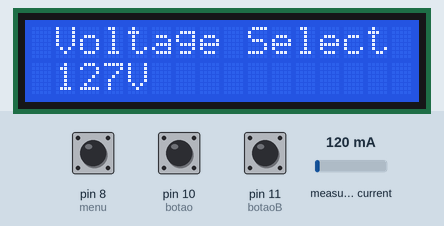
Simulated run of this sketch. Board: Arduino Uno, built with avr-gcc and run on an emulated ATmega328P. Parts: 16×2 character LCD. Inputs (shaded band) come from the test bench; at power-on: pin 11 (botaoB) LOW, measured current 120 mA, pin 8 (menu) HIGH, pin 10 (botao) LOW.

Above: at 5.3 s.
5.4 s: pin 11 (botaoB) pulled HIGH for 0.15 s
At 6.7 s:
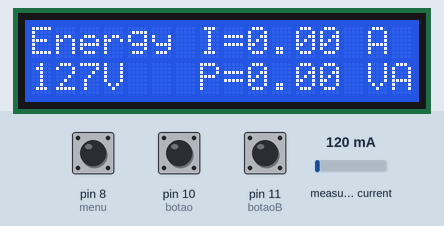
7.0 s: measured current set to 1000 mA
At 8.2 s:
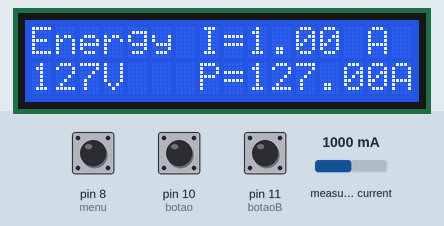
8.6 s: measured current set to 500 mA
At 9.8 s:
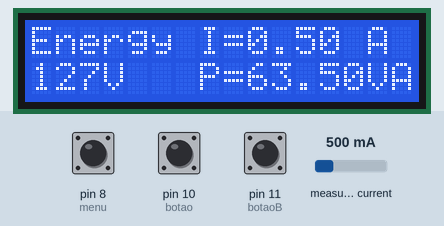
10.1 s: measured current set to 1500 mA
At 10.7 s:
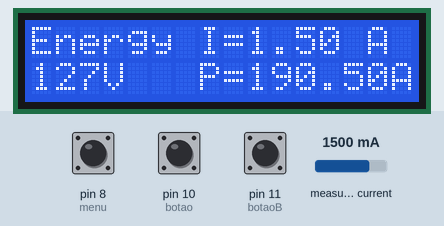
11.7 s: measured current set to 40 mA
At 12.6 s:
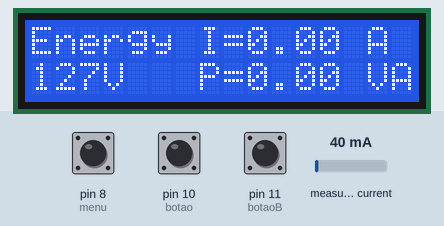
Timing chart, 0 to 14.2 s (numbered marks = the images above; inputs shaded):
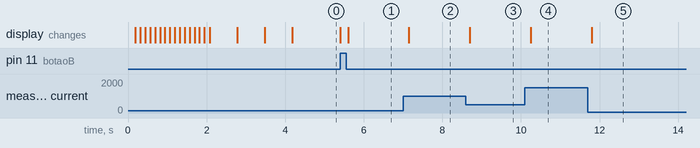

The sketch:

ENERGY.ino
```cpp
#include <LiquidCrystal.h> //Biblioteca para o display LCD
#include "EmonLib.h" //Biblioteca para o sensor de corrente
#include <SPI.h> //Biblioteca SPI
EnergyMonitor emon1; //cria objeto para sensor de corrente
#define botao 10 // define o pino 10 com o nome botao
#define botaoB 11 // define o pino 11 com o nome botaoB
#define pin_sct A0 //sensor de corrente
#define menu 8 // define o pino 8 com o nome menu
#define tempoMaximoDeUmToque  200 // define o tempo maximo de um toque no botao de 200 milisegundos
int rede; // cria uma variavel int de nome rede
int contaToques = 0; //cria a variavel contaToques int
long tempoEspera = 0; //cria a variavel tempoEspera long

LiquidCrystal lcd(7,6,5,4,3,2); // pinos para a comunicaçao do lcd

void setup()
{
  pinMode(botao  , INPUT); // define o pino botao como entrada digital
  pinMode(botaoB  , INPUT); // define o pino botaoB como entrada digital
  pinMode(pin_sct, INPUT); //entrada para sensor de corrente
  pinMode(menu, INPUT); // define o pino menu como entrada digital
  lcd.begin(16,2); //Inicializa LCD 16 x 2
  emon1.current(pin_sct, 60); //Pino, calibracao - Cur Const= Ratio/BurdenR. 2000/33 = 60

  // apresentacao inicial no display
  lcd.setCursor(5,0); lcd.print("Energy ");
  lcd.setCursor(0,1); lcd.print(">"); delay(125); lcd.setCursor(1,1); lcd.print(">"); delay(125);
  lcd.setCursor(2,1); lcd.print(">"); delay(125); lcd.setCursor(3,1); lcd.print(">"); delay(125);
  lcd.setCursor(4,1); lcd.print(">"); delay(125); lcd.setCursor(5,1); lcd.print(">"); delay(125);
  lcd.setCursor(6,1); lcd.print(">"); delay(125); lcd.setCursor(7,1); lcd.print(">"); delay(125);
  lcd.setCursor(8,1); lcd.print(">"); delay(125); lcd.setCursor(9,1); lcd.print(">"); delay(125);
  lcd.setCursor(10,1); lcd.print(">"); delay(125); lcd.setCursor(11,1); lcd.print(">"); delay(125);
  lcd.setCursor(12,1); lcd.print(">"); delay(125); lcd.setCursor(13,1); lcd.print(">"); delay(125);
  lcd.setCursor(14,1); lcd.print(">"); delay(125); lcd.setCursor(15,1); lcd.print(">"); delay(125);lcd.clear();
  lcd.setCursor(1,0); lcd.print("Voltage Select");
  lcd.setCursor(0,1); lcd.print(" "); lcd.setCursor(1,1); lcd.print("127V"); lcd.setCursor(5,1); lcd.print("           "); delay(700);
  lcd.setCursor(6,1); lcd.print("220V"); lcd.setCursor(0,1); lcd.print("      "); lcd.setCursor(10,1); lcd.print("       "); delay(700);
  lcd.setCursor(11,1); lcd.print("380V"); lcd.setCursor(0,1); lcd.print("           "); lcd.setCursor(15,1); lcd.print(" "); delay(700);
  lcd.setCursor(0,1); lcd.print("               ");
  // apresentacao inicial no display
}
void loop(){

//MENU************************************************
int botao_menu = digitalRead(botao); // variavel de nome botao_menu que armazena dados digitais da leitura do botao
int botaoB_menu = digitalRead(botaoB); // variavel de nome botaoB_menu que armazena dados digitais da leitura do botao B

 if (botao_menu == HIGH) { //detectou toque no botao, executa o codigo abaixo

     //espera um tempo para nao detectar o mesmo toque no botao mais de uma vez
     if (tempoEspera == 0) {
        tempoEspera = millis();
        contaToques++;}
     else if ((millis() - tempoEspera) >= tempoMaximoDeUmToque) {
        tempoEspera = 0;}
  }

  if (contaToques == 0 ){ // se nao houver toques no botao apresenta a tensao de 127V
    lcd.setCursor(0,1); lcd.print(" ");
    lcd.setCursor(1,1); lcd.print("127V");
    lcd.setCursor(5,1); lcd.print("           ");
    if(botaoB_menu == HIGH){ // se durante 127V pressionar o botao B, seleciona 127V
      digitalWrite(menu,HIGH);
      rede = 127;
      lcd.clear();
    }
  }
  if (contaToques == 1 ){ // se houver 1 toque no botao apresenta a tensao de 220V
    lcd.setCursor(6,1); lcd.print("220V");
    lcd.setCursor(0,1); lcd.print("      ");
    lcd.setCursor(10,1); lcd.print("       ");
    if(botaoB_menu == HIGH){ // se durante 220V pressionar o botao B, seleciona 220V
      digitalWrite(menu,HIGH);
      rede = 220;
      lcd.clear();
    }
  }
  if (contaToques == 2 ){ // se houverem 2 toque no botao apresenta a tensao de 380V
    lcd.setCursor(11,1); lcd.print("380V");
    lcd.setCursor(0,1); lcd.print("           ");
    lcd.setCursor(15,1); lcd.print(" ");
    if(botaoB_menu == HIGH){ // se durante 380V pressionar o botao B, seleciona 380V
      digitalWrite(menu,HIGH);
      rede = 380;
      lcd.clear();
    }
  }
  if (contaToques == 3 ){ // se houverem 3 toque no botao, zera o contador (inicia novamente) e limpa o display
     contaToques = 0;
     lcd.setCursor(0,1); lcd.print("     ");
  }

//FIM MENU************************************************


int menu_select = digitalRead(menu);
while(menu_select == HIGH){ // após selecionar a tensao desejada, o programa roda dentro do laço while
int menu_select = digitalRead(menu);


  //Calculo da corrente
  double Irms = emon1.calcIrms(1480);
  double corrente = Irms;
  if(corrente < 0.15){
  corrente = Irms*0;
  lcd.setCursor(13,1); lcd.print(" ");
  lcd.setCursor(13,0); lcd.print(" ");}
  //Calculo da potencia
  float potencia = corrente*rede;

  lcd.setCursor(0,0); lcd.print("Energy "); //imprime valores de tensão, corrente e potencia
  lcd.setCursor(3,1); lcd.print("V");
  lcd.setCursor(7,0); lcd.print("I=");
  lcd.setCursor(7,1); lcd.print("P=");
  lcd.setCursor(14,1); lcd.print("VA");
  lcd.setCursor(14,0); lcd.print("A");
  lcd.setCursor(9,0); lcd.print(corrente);
  lcd.setCursor(9,1); lcd.print(potencia);
  lcd.setCursor(0,1); lcd.print(rede);
  delay(10);
}

}
```

Measured:
- after the input at 5.4 s, the display: first changes at once (image 1 shows a later state)
- after the input at 7.0 s, the display: changes after 0.14 s (image 2)
- after the input at 8.6 s, the display: changes after 0.10 s (image 3)
- after the input at 10.1 s, the display: changes after 0.15 s (image 4)
- after the input at 11.7 s, the display: changes after 0.10 s (image 5)
